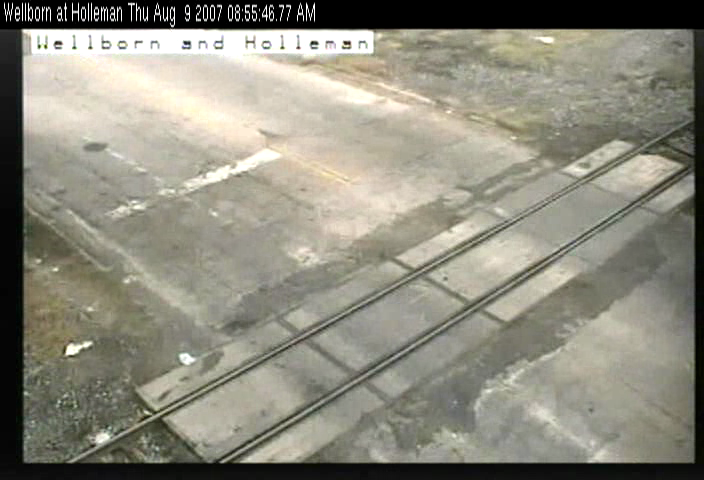
//> input picture VisualSurveillance/Application/Images/RefImage.png, 704 x 480 px
$ ./Main 2 ../Application/Images/RefImage.png   (built with g++ and OpenCV 4)
//> lines starting //> are read from the running program, lines starting //| are printed output that depends on the picture; after the words box and inside, x2 and y2 are one past the last pixel; in counts of white or black regions, pixels touching at a corner belong together
/*
This program detect vehicles around a railways.
It detect if a vehicles is coming or leaving.
It can also detect if vehicles or pedestrians is on the track.
It also detect if the barrier is deploying and if a train is present on the track.
To conclude, this program can detect all events in the same time or if no event is present.
Please, notice that you have to modify the roi dimension if you want to use this program for another place
*/

#include <opencv2\opencv.hpp>
#include "opencv2/highgui/highgui.hpp"

#include <stdlib.h>
#include <stdio.h>
#include <iostream>

using namespace cv;
using namespace std;

/// Variables
int isVideo;
int speed;

/// Reference Image
Mat refImage;
Mat roiRef;

/// List of images
vector<Mat> images, binaryImages, roiImages;

/// Video case
Mat videoFrame, roiFrame, grayFrame, binaryFrame;
int frameByframe = 0; /// Read the video frame by frame or not (0 for no and 1 for yes).

/// Find contours
vector<vector<Point>> contours;
vector<Vec4i> hierarchy;

/// Zones
vector<Point> zoneA, zoneB1, zoneB2, zoneC1, zoneC2;
int na, nb1, nb2, nc1, nc2; /// Size of areas.

/// Output Images
Mat objects;

/// Functions header
Mat RefImage(Mat refImage);
Mat ClearDetail(Mat binaryImage);
void DrawZone(Mat image);
Mat Detection(Mat image, Mat binaryImage);

/// Main function
int main(int argc, const char **argv)
{
	roiRef = RefImage(refImage);
	Mat refGray(roiRef.size(), CV_LOAD_IMAGE_UNCHANGED);
	cvtColor(roiRef, refGray, CV_BGR2GRAY);

	/// Second instruction (0 for image and 1 for video)
	isVideo = atof(argv[1]);

	if (isVideo == 0)
	{
		/// Get all images
		vector<String> imageList;
		glob(argv[2], imageList, false);
		int Im = imageList.size(); /// number of png files in images folder

		///  ------------ Load all images and convert it in a binary images ------------
		std::cout << "Loading images...     ";
		for (int i = 0; i < Im; i++)
		{
			/// Name of all images.
			images.push_back(imread(imageList[i]));

			/// ROI image.
			Rect Rec(25, 55, 668, 407);
			rectangle(images[i], Rec, Scalar(0), 0, 0, 0);
			roiImages.push_back(images[i](Rec));

			/// Difference between the current gray image and the reference image.
			Mat grayImage(roiImages[i].size(), CV_LOAD_IMAGE_UNCHANGED);
			cvtColor(roiImages[i], grayImage, CV_BGR2GRAY);
			binaryImages.push_back(grayImage);
			absdiff(grayImage, refGray, binaryImages[i]);
			threshold(binaryImages[i], binaryImages[i], 75, 255, THRESH_BINARY);

			/// Add Gaussian blur for accentuate white lines details.
			GaussianBlur(binaryImages[i], binaryImages[i], Size(5, 5), 0);

			/// Clear small details.
			binaryImages[i] = ClearDetail(binaryImages[i]);

			/// Add more white in the binary image Thanks to https://docs.opencv.org/2.4/doc/tutorials/imgproc/imgtrans/hough_lines/hough_lines.html .
			vector<Vec4i> lines;
			HoughLinesP(binaryImages[i], lines, 1, CV_PI / 180, 50, 50, 10);
			for (size_t j = 0; j < lines.size(); j++)
			{
				Vec4i l = lines[j];
				line(binaryImages[i], Point(l[0], l[1]), Point(l[2], l[3]), Scalar(255, 255, 255), 3, CV_AA);
			}

		}
		std::cout << "  Done" << std::endl;
		std::cout << "======================================" << std::endl;

		///  -------------------------------------------------------------------------------------------------

		/// Display the result.
		for (int i = 0; i < Im; i++)
		{
			int key = cvWaitKey(33);
			if (key == 27)
			{
				break;
			}

			else
			{
				std::cout << "File: " << imageList[i] << std::endl;
				/// Draw zones.
				DrawZone(roiImages[i]);
				/// Detect objects.
				objects = Detection(roiImages[i], binaryImages[i]);
				imshow("Output image", objects);

				// waitKey(50); To display quickly the result

				/// 1 second between each image for see the result.
				waitKey(1000);
			}
		}
		std::cout << "End of images " << std::endl;
	}
	else if (isVideo == 1)
	{
		VideoCapture capVideo;
		capVideo.open(argv[2]);
		if (!capVideo.isOpened())
		{
			std::cout << "ERROR ! Video file not found ! " << std::endl;
			return 1;
		}

		std::cout << "Video is open " << std::endl;

		std::cout << "Do you want to read this video frame by frame ? (0 for no and 1 for yes)" << std::endl;
		cin >> frameByframe;
		if (frameByframe == 0)
		{
			int fps = capVideo.get(CV_CAP_PROP_FPS);
			// std::cout << "Frames per second using video.get(CV_CAP_PROP_FPS) : " << fps << std::endl;   Max fps
			std::cout << "Enter the number of FPS that you want less than " << fps + 1 << endl;
			cin >> speed;
		}

		else
		{
			speed = capVideo.get(CV_CAP_PROP_FPS);
		}

		std::cout << " File: " << argv[2] << endl;
		std::cout << "======================================" << endl;
		while (capVideo.isOpened())
		{
			int key = cvWaitKey(33);
			if (key == 27)
			{
				break;
			}

			else
			{
				///  ------- Load video and convert it in a binary image. --------------------------------
				if ((capVideo.get(CV_CAP_PROP_POS_FRAMES) + 1) < capVideo.get(CV_CAP_PROP_FRAME_COUNT))
				{
					capVideo.read(videoFrame);
				}
				else
				{
					std::cout << "End of video" << std::endl;
					break;
				}
				/// ROI image.
				roiFrame = videoFrame.clone();
				Rect Rec(25, 55, 668, 407);
				rectangle(roiFrame, Rec, Scalar(0), 0, 0, 0);
				roiFrame = roiFrame(Rec);

				/// Difference between the current gray image and the reference image.
				grayFrame = roiFrame.clone();
				binaryFrame = roiFrame.clone();
				cvtColor(roiFrame, grayFrame, CV_BGR2GRAY);

				absdiff(grayFrame, refGray, binaryFrame);
				threshold(binaryFrame, binaryFrame, 75, 255, THRESH_BINARY);
				GaussianBlur(binaryFrame, binaryFrame, Size(5, 5), 0);

				/// Clear small details.
				binaryFrame = ClearDetail(binaryFrame);

				/// Add more white in the binary imageThanks to https://docs.opencv.org/2.4/doc/tutorials/imgproc/imgtrans/hough_lines/hough_lines.html .
				vector<Vec4i> lines;
				HoughLinesP(binaryFrame, lines, 1, CV_PI / 180, 50, 50, 10);
				for (size_t j = 0; j < lines.size(); j++)
				{
					Vec4i l = lines[j];
					line(binaryFrame, Point(l[0], l[1]), Point(l[2], l[3]), Scalar(255, 255, 255), 3, CV_AA);
				}

				/// ----------------------------------------------------------------

				///  Draw zones
				DrawZone(roiFrame);

				/// Detect objects
				objects = Detection(roiFrame, binaryFrame);
				imshow("Output Video", objects);

				if (frameByframe == 1)
				{
					waitKey(0);
				}
				else
				{
					waitKey(1000 / speed);
				}
			}
		}
	}
	return 0;
}

/// Create an image of reference.
Mat RefImage(Mat refImage)
{
	/// Load the source reference image.
	refImage = imread("Images/RefImage.png", CV_LOAD_IMAGE_UNCHANGED);
//> refImage is the input picture: 480 rows x 704 cols, CV_8UC3; mean B, G, R 125.9, 139.3, 141.5
	/// Create a ROI of the reference image.
	Rect Rec(25, 55, 668, 407);
	rectangle(refImage, Rec, Scalar(0, 0, 0), 1, 0, 0);
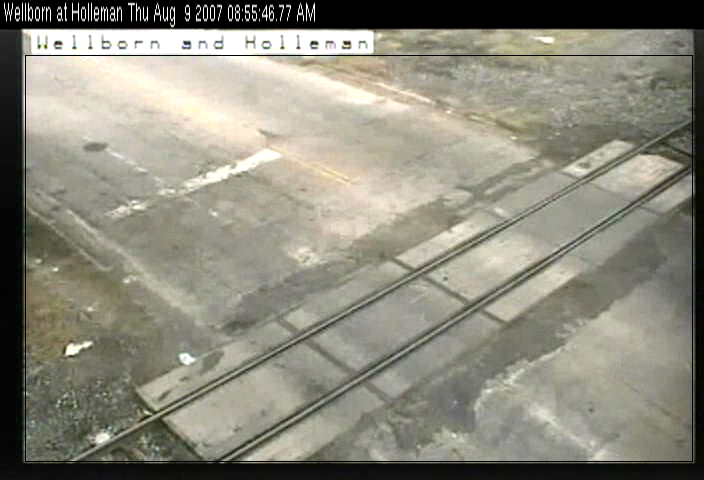
//> refImage: 480 rows x 704 cols, CV_8UC3; 0.64% of pixels changed, all inside (x1, y1, x2, y2) = (25, 55, 693, 462)
	roiRef = refImage(Rec);
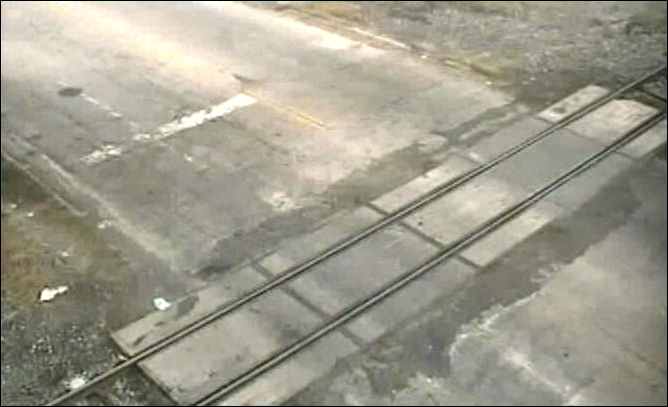
//> roiRef: 407 rows x 668 cols, CV_8UC3; mean B, G, R 140.3, 155.7, 158.5
//> in main, `cvtColor(roiRef, refGray, CV_BGR2GRAY);`:
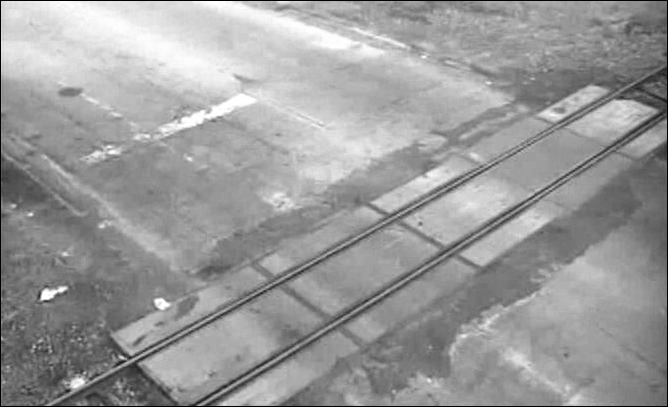
//> refGray: 407 rows x 668 cols, CV_8UC1; min 0, max 255, mean 154.8
	return roiRef;
}

/// Clear details in binary image.
// [281 lines left out: functions ClearDetail, DrawZone, Detection, not called in this run]
